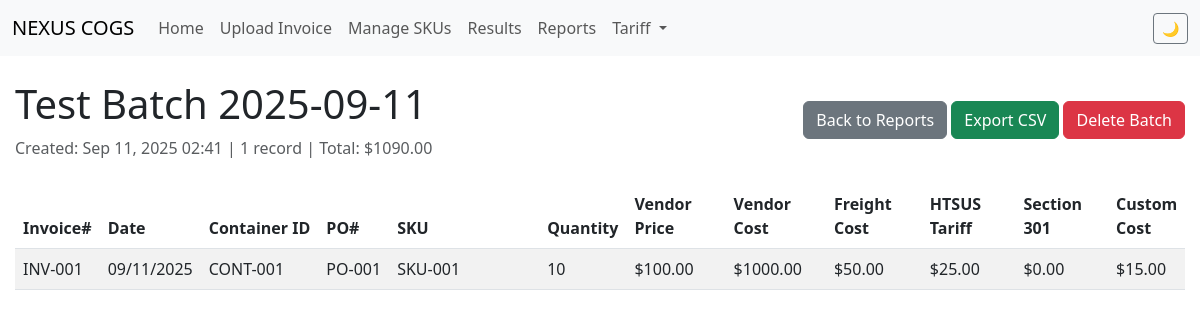
Page /legacy/reports/Test Batch 2025-09-11/ (signed in) on the committed database.
### cogs/models.py (models this page shows, shortened)
class SavedResults(models.Model):
    batch_name = models.CharField(max_length=255, db_index=True)
    created_at = models.DateTimeField(auto_now_add=True)
    invoice_number = models.CharField(max_length=100)
    invoice_date = models.DateField()
    container_id = models.CharField(max_length=100, blank=True)
    po_number = models.CharField(max_length=100)
    sku = models.CharField(max_length=100)
    quantity = models.IntegerField()
    vendor_price = models.DecimalField(max_digits=10, decimal_places=2)
    vendor_cost = models.DecimalField(max_digits=10, decimal_places=2)
    freight_cost = models.DecimalField(max_digits=10, decimal_places=2, default=0)
    htsus_tariff = models.DecimalField(max_digits=10, decimal_places=2, default=0)
    section_301 = models.DecimalField(max_digits=10, decimal_places=2, default=0)
    other_costs = models.JSONField(default=dict)
    total_cost = models.DecimalField(max_digits=12, decimal_places=2)
    unit_total_cost = models.DecimalField(max_digits=10, decimal_places=2)
    class Meta:
        db_table = 'saved_results'
        ordering = ['-created_at', 'invoice_number', 'sku']
        indexes = [
            models.Index(fields=['batch_name', '-created_at']),
        ]

### cogs/views.py (the view)
# urls.py: path('reports/<str:batch_name>/', views.reports_detail, name='reports_detail'),
@login_required
def reports_detail(request, batch_name):
    batch_records = SavedResults.objects.filter(batch_name=batch_name).order_by('invoice_number', 'sku')
    if not batch_records.exists():
        messages.error(request, f'Batch "{batch_name}" not found')
        return redirect('reports_list')
    other_cost_types = set()
    for record in batch_records:
        if record.other_costs:
            other_cost_types.update(record.other_costs.keys())
    other_cost_types = sorted(list(other_cost_types))
    total_records = batch_records.count()
    total_cost = sum(record.total_cost for record in batch_records)
    return render(request, 'reports_detail.html', {
        'batch_name': batch_name,
        'batch_records': batch_records,
        'other_cost_types': other_cost_types,
        'total_records': total_records,
        'total_cost': total_cost,
        'created_at': batch_records.first().created_at
    })

### cogs/templatetags/cogs_extras.py (called while the page is built)
@register.filter
def get_item(dictionary, key):
    return dictionary.get(key)

### templates/reports_detail.html (shortened to what this page needs)
{% extends 'base.html' %}
{% load cogs_extras %}
{% block content %}
<div class="results-full-width">
    <div class="d-flex justify-content-between align-items-center mb-4">
        <div>
            <h1>{{ batch_name }}</h1>
            <p class="text-muted mb-0">
                 Created: {{ created_at|date:"M d, Y H:i" }} |
                 {{ total_records }} record{{ total_records|pluralize }} |
                 Total: ${{ total_cost|floatformat:2 }}
            </p>
        </div>
        <div>
            <a href="{% url 'reports_list' %}" class="btn btn-secondary">
                 Back to Reports
            </a>
            <a href="{% url 'reports_export' batch_name %}" class="btn btn-success">
                 Export CSV
            </a>
            <button type="button" class="btn btn-danger" onclick="deleteBatch()">
                 Delete Batch
            </button>
        </div>
    </div>
    <div class="results-table-wrapper">
        <table class="table table-striped table-hover results-table" id="resultsTable">
            <thead>
                <tr>
                    <th class="nowrap">Invoice#</th>
                    <th class="date-column">Date</th>
                    <th class="nowrap">Container ID</th>
                    <th class="nowrap">PO#</th>
                    <th class="sku-column">SKU</th>
                    <th>Quantity</th>
                    <th>Vendor Price</th>
                    <th>Vendor Cost</th>
                    <th>Freight Cost</th>
                    <th>HTSUS Tariff</th>
                    <th>Section 301</th>
                    {% for cost_name in other_cost_types %}
                    <th>{{ cost_name }}</th>
                    {% endfor %}
                </tr>
            </thead>
            <tbody>
                {% for record in batch_records %}
                <tr>
                    <td class="nowrap">{{ record.invoice_number }}</td>
                    <td class="date-column">{{ record.invoice_date|date:"m/d/Y" }}</td>
                    <td class="nowrap">{{ record.container_id }}</td>
                    <td class="nowrap">{{ record.po_number }}</td>
                    <td class="sku-column" title="{{ record.sku }}">{{ record.sku }}</td>
                    <td>{{ record.quantity }}</td>
                    <td>${{ record.vendor_price|floatformat:2 }}</td>
                    <td>${{ record.vendor_cost|floatformat:2 }}</td>
                    <td>${{ record.freight_cost|floatformat:2 }}</td>
                    <td>${{ record.htsus_tariff|floatformat:2 }}</td>
                    <td>${{ record.section_301|floatformat:2 }}</td>
                    {% for cost_name in other_cost_types %}
                    <td>${{ record.other_costs|get_item:cost_name|floatformat:2 }}</td>
                    {% endfor %}
                </tr>
                {% endfor %}
            </tbody>
        </table>
    </div>
</div>
{% endblock %}

### templates/base.html (style rules this page uses)
* { transition: background-color 0.3s ease, color 0.3s ease, border-color 0.3s ease; }
.results-table { width: 100%; }
.results-table thead th { position: sticky; top: 0; z-index: 10; background: white; }
.results-table td.nowrap, .results-table th.nowrap { white-space: nowrap; overflow: hidden; text-overflow: ellipsis; }
.sku-column { min-width: 150px; max-width: 250px; white-space: nowrap; overflow: hidden; text-overflow: ellipsis; }
.date-column { white-space: nowrap; min-width: 100px; }
.results-table th { position: relative; border-right: none !important; }

### templates/reports_detail.html (style rules this page uses)
.results-full-width { width: 100vw; margin-left: calc(-50vw + 50%); padding: 0 15px; }
.results-table-wrapper { width: 100%; overflow-x: auto; }
.results-table { width: 100%; min-width: 1400px; }

### rows in the picture
SavedResults: batch_name "Test Batch 2025-09-11", created_at "Sep 11, 2025 02:41", invoice_number "INV-001", invoice_date "09/11/2025", container_id "CONT-001", po_number "PO-001", sku "SKU-001", quantity "10", vendor_price "100.00", vendor_cost "1000.00", freight_cost "50.00", htsus_tariff "25.00", section_301 "0.00", other_costs|get_item "15.00"

### other values in the picture
{{ total_records }} "1"
{{ total_cost|floatformat:2 }} "1090.00"
{{ cost_name }} "Custom Cost"
